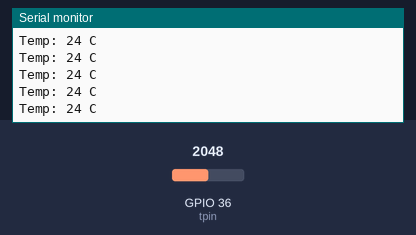
Bench run of a sketch on a simulated ESP32. Shown: the last lines printed to the serial monitor. The inputs (shaded band) are chosen by the test bench; at power-on: GPIO 36 (tpin) = 2048.

Above: at 1.2 s.
1.3 s: GPIO 36 (tpin) set to 2866
At 1.33 s:
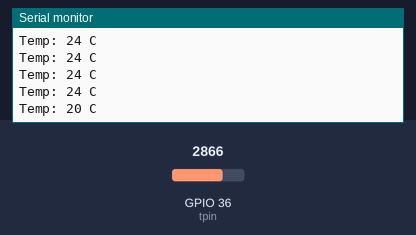
2.8 s: GPIO 36 (tpin) set to 3603
At 2.8 s:
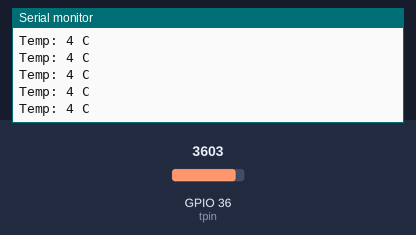
Timing chart, 0 to 5.8 s (numbered marks = the images above; inputs shaded):
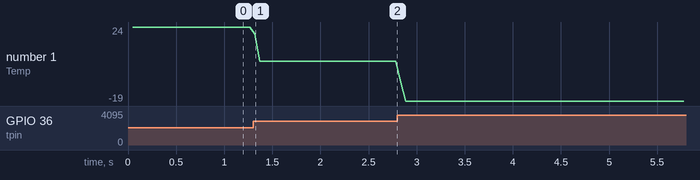

The sketch:

Thermistor_evaluation_conversion.ino
```cpp
#define SERIESRESISTOR 47000
// Number of samples to average
#define SAMPLERATE 5
// Nominal resistance at 25C
#define THERMISTORNOMINAL 47000
// Nominal temperature in degrees
#define TEMPERATURENOMINAL 25
// Beta coefficient
#define BCOEFFICIENT 3380
const int tpin = 36;
void setup() {Serial.begin(9600);}
int getTemp() {
  double thermalSamples[SAMPLERATE];
  double average, kelvin, resistance, celsius;
  int i;
  // Collect SAMPLERATE (default 5) samples
  for (i = 0; i < SAMPLERATE; i++) {
thermalSamples[i] = analogRead(tpin);
delay(10);
  }
  // Calculate the average value of the samples
  average = 0;
  for (i = 0; i < SAMPLERATE; i++) {
    average += thermalSamples[i];
  }
  average /= SAMPLERATE;
  // Convert to resistance
  resistance = 4095 / average - 1;
  resistance = SERIESRESISTOR / resistance;
  /*
     Use Steinhart equation (simplified B parameter equation) to convert resistance to kelvin
     B param eq: T = 1/( 1/To + 1/B * ln(R/Ro) )
     T  = Temperature in Kelvin
     R  = Resistance measured
     Ro = Resistance at nominal temperature
     B  = Coefficent of the thermistor
     To = Nominal temperature in kelvin
  */
  kelvin = resistance / THERMISTORNOMINAL;                            // R/Ro
  kelvin = log(kelvin);                                                                   // ln(R/Ro)
  kelvin = (1.0 / BCOEFFICIENT) * kelvin;                                 // 1/B * ln(R/Ro)
  kelvin = (1.0 / (TEMPERATURENOMINAL + 273.15)) + kelvin; // 1/To + 1/B * ln(R/Ro)
  kelvin = 1.0 / kelvin;                                                                  // 1/( 1/To + 1/B * ln(R/Ro) )
  // Convert Kelvin to Celsius
  celsius = kelvin - 273.15;
  // Send the value back to be displayed
  return celsius;
}

void loop() {
  int temp;

  // Call the function to get the temperature in degrees celsius
  temp = getTemp();

  // Output the temp to serial
  Serial.print("Temp: ");
  Serial.print(temp);
  Serial.println(" C");
}
```

Measured:
- after the input at 1.3 s, the serial monitor: prints a new line at once (image 1)
- plotted number 1: 24 → 4 after the input at 1.3 s, 4 → -19 after the input at 2.8 s
